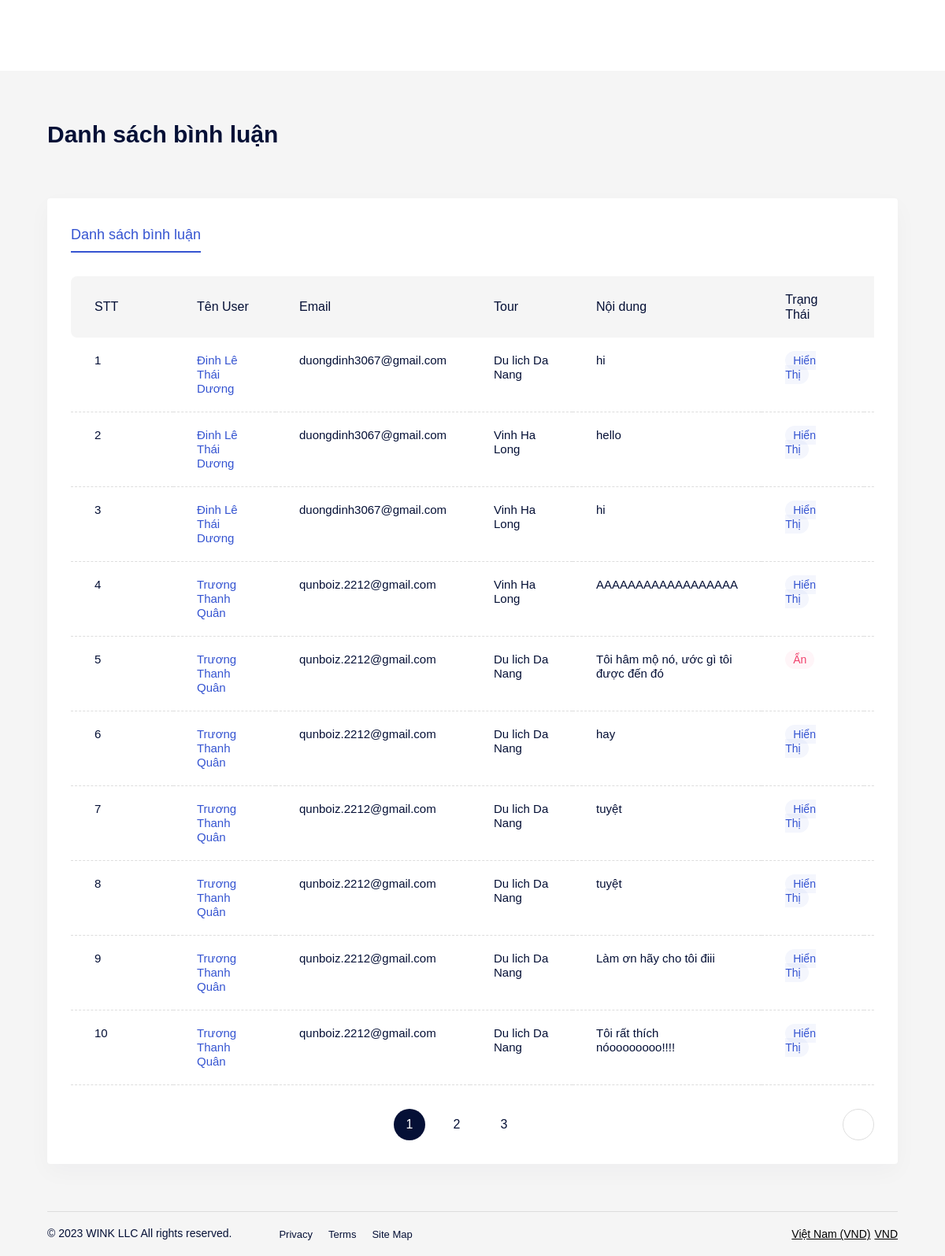
/admin.php?controller=comments (signed in), run on the app's committed database.
### tables this page shows
CREATE TABLE `users` (
  `id` int NOT NULL AUTO_INCREMENT,
  `user_username` varchar(50) DEFAULT NULL,
  `user_password` varchar(100) DEFAULT NULL,
  `user_name` varchar(255) DEFAULT NULL,
  `role_id` int NOT NULL DEFAULT '0',
  `user_avatar` varchar(550) DEFAULT 'author-auto.png',
  `user_email` varchar(255) DEFAULT NULL,
  `user_phone` varchar(20) DEFAULT NULL,
  `user_address` varchar(200) DEFAULT NULL,
  `user_status_id` int DEFAULT '1',
  `user_role` varchar(45) DEFAULT 'Khách Hàng',
  `user_status` varchar(45) DEFAULT 'Hoạt Động',
  PRIMARY KEY (`id`),
  KEY `fk_id_role` (`role_id`)
);

CREATE TABLE `tour` (
  `id` int NOT NULL AUTO_INCREMENT,
  `tour_name` varchar(255) NOT NULL,
  `tour_description` text,
  `tour_introduction` text,
  `tour_journey` varchar(255) NOT NULL,
  `tour_schedule` varchar(255) NOT NULL,
  `tour_start_date` date DEFAULT NULL,
  `tour_end_date` date DEFAULT NULL,
  `tour_price` decimal(10,0) DEFAULT NULL,
  `tour_max_capacity` int DEFAULT NULL,
  `tour_registration` int DEFAULT NULL,
  `tour_vehicle` varchar(255) NOT NULL,
  `tour_starting_point` varchar(255) NOT NULL,
  `tour_location_id` int DEFAULT NULL,
  `tour_image_url` varchar(255) DEFAULT NULL,
  `tour_includes` text,
  `tour_highlights` text,
  `tour_create_date` date DEFAULT NULL,
  `tour_edit_date` datetime DEFAULT NULL,
  `tour_total_view` int DEFAULT '0',
  `tour_location_name` varchar(255) DEFAULT NULL,
  `tour_status` varchar(45) DEFAULT 'Hiển thị',
  `tour_status_id` int DEFAULT '1',
  `tour_star` double DEFAULT NULL,
  `tour_duration` int DEFAULT NULL,
  `tour_number_of_rating` int DEFAULT NULL,
  `url` varchar(2000) DEFAULT NULL,
  `tour_id` varchar(45) DEFAULT NULL,
  PRIMARY KEY (`id`),
  KEY `tour_location_id` (`tour_location_id`)
);

CREATE TABLE `comment` (
  `id` int NOT NULL AUTO_INCREMENT,
  `tour_id` int DEFAULT NULL,
  `user_id` int DEFAULT NULL,
  `comment` text,
  `time` datetime DEFAULT NULL,
  `status_id` int DEFAULT '1',
  `comment_status` varchar(45) DEFAULT 'Hiển Thị',
  PRIMARY KEY (`id`)
);

### admin/controllers/comments/index.php (called while the page is built, shortened)
<?php
require_once('lib/models.php');
$result = get_total('comment');
$total_records = $result;
$current_page = isset($_GET['p']) ? $_GET['p'] : 1;
$limit = 10;
$total_page = ceil($total_records / $limit);
$start = ($current_page - 1) * $limit;
$data = get_all_pag('comment', $start, $limit);
include('admin/views/comment/index.php');

### lib/models.php (called while the page is built, shortened)
<?php
require_once('config/database.php');
function get_a_record($table, $id)
{
    global $conn;
    $id = intval($id);
    $sql = "SELECT * FROM `$table` WHERE id =$id";
    $query = mysqli_query($conn, $sql);
    $data = array();
    if (mysqli_num_rows($query) > 0) {
        while ($row = mysqli_fetch_assoc($query)) {
            $data[] = $row;
        }
    }
    return $data;
}
function get_total($table)
{
    global $conn;
    $sql = "SELECT COUNT(*) as total FROM $table";
    $query = mysqli_query($conn, $sql) or die(mysqli_error($conn));
    $row = mysqli_fetch_assoc($query);
    return $row['total'];
}
function get_all_pag($table, $start, $limit)
{
    $sql = "SELECT * FROM `$table` ORDER BY id DESC LIMIT $start,$limit";
    global $conn;
    $query = mysqli_query($conn, $sql);
    $data = array();
    if (mysqli_num_rows($query) > 0) {
        while ($row = mysqli_fetch_assoc($query)) {
            $data[] = $row;
        }
    }
    return $data;
}

### admin/views/comment/index.php (the view, shortened to what this page needs)
<?php
include('admin/views/shared/header.php');
?>
<div class="dashboard__main">
    <div class="dashboard__content bg-light-2">
        <div class="row y-gap-20 justify-between items-end pb-60 lg:pb-40 md:pb-32">
            <div class="col-auto">
                <h1 class="text-30 lh-14 fw-600">Danh sách bình luận</h1>
            </div>
        </div>
        <div class="py-30 px-30 rounded-4 bg-white shadow-3">
            <div class="tabs -underline-2 js-tabs">
                <div class="tabs__controls row x-gap-40 y-gap-10 lg:x-gap-20 js-tabs-controls">
                    <div class="col-auto">
                        <button
                            class="tabs__button text-18 lg:text-16 text-light-1 fw-500 pb-5 lg:pb-0 js-tabs-button is-tab-el-active"
                            data-tab-target=".-tab-item-1">
                            Danh sách bình luận
                        </button>
                    </div>
                </div>
                <div class="tabs__content pt-30 js-tabs-content">
                    <div class="tabs__pane -tab-item-1 is-tab-el-active">
                        <div class="overflow-scroll scroll-bar-1">
                            <table class="table-4 -border-bottom col-12">
                                <thead class="bg-light-2">
                                    <tr>
                                        <th >STT</th>
                                        <th style="width: 300px">Tên User</th>
                                        <th style="width: 300px" style="width: 300px">Email</th>
                                        <th style="width: 300px" style="width: 300px">Tour</th>
                                        <th style="width: 500px">Nội dung</th>
                                        <th style="width: 300px">Trạng Thái</th>
                                        <th>Hành động</th>
                                    </tr>
                                </thead>
                                <tbody>
                                    <?php
                                    $a = 1;
                                    foreach ($data as $element) {
                                        $u = get_a_record('users', $element['user_id']);
                                        foreach ($u as $b) {
                                            ?>
                                        <tr>
                                            <td>
                                                <?php echo $a; ?>
                                            </td>
                                            <td class="text-blue-1 fw-500">
                                                <?php echo $b['user_name'];
                                                ?>
                                            </td>
                                            <td style="width: 400px"><?php echo $b['user_email'];
                                        }
                                                ?>
                                                    </td>
                                            <td>
                                                <?php $tour = get_a_record('tour', $element['tour_id']);
                                                foreach ($tour as $c) {
                                                    echo $c['tour_name'];
                                                }
                                                ?>
                                            </td>
                                            <td>
                                                <?php echo $element['comment']; ?>
                                            </td>
                                            <td>
                                                <?php if ($element['status_id'] == 3) { ?>
                                                    <span
                                                        class="rounded-100 py-4 px-10 text-center text-14 fw-500 bg-red-3 text-red-2">
                                                        <?php echo $element['comment_status']; ?>
                                                    </span>
                                                <?php }else if ($element['status_id'] == 1) { ?>
                                                        <span
                                                            class="rounded-100 py-4 px-10 text-center text-14 fw-500 bg-blue-1-05 text-blue-1">
                                                        <?php echo $element['comment_status']; ?>
                                                        </span><?php }
                                                        ?>
                                            </td>
                                            <td>
                            <div class="toggle-element -dropdown-2 js-click-dropdown js-actions-<?php echo $a;
                                $a++; ?>-toggle">
                                            </div>
                                        </td>
                                                        </tr>
                                    <?php } ?>
                                </tbody>
                            </table>
                            <div class="pt-30">
            <div class="row justify-between">
              <div class="col-auto">
                                    </div>
                                    <div class="col-auto">
                                        <div class="row x-gap-20 y-gap-20 items-center">
                                            <?php for ($i = 1; $i <= $total_page; $i++) {
                                                if ($i == $current_page) { ?>
                                                    <div class="col-auto">
                                                        <a href="">
                                                            <div class="size-40 flex-center rounded-full bg-dark-1 text-white">
                                                                <?php echo $i ?>
                                                            </div>
                                                        </a>
                                                    </div>
                                                <?php }
                                                else { ?>
                                                    <div class="col-auto">
                                                        <a href="../../../admin.php?controller=comments&acion=index&p=<?php echo $i ?> ">
                                                            <div class="size-40 flex-center rounded-full">
                                                                <?php echo $i ?>
                                                            </div>
                                                        </a>
                                                    </div>
                                                <?php }
                                            } ?>
                                        </div>
                                    </div>
                                    <div class="col-auto">
                                        <a href='../../../admin.php?controller=comments&acion=index&p=<?php echo $current_page + 1 ?> '
                                            class="button -blue-1 size-40 rounded-full border-light">
                                            <i class="icon-chevron-right text-12"></i>
                                        </a>
                                    </div>
                                </div>
                            </div>
                        </div>
                    </div>
                </div>
            </div>
        </div>
        <?php include('admin/views/shared/footer.php') ?>

### data on the page
comment: comment "hi", comment_status "Hiển Thị"
users: user_name "Đinh Lê Thái Dương", user_email "duongdinh3067@gmail.com"
tour: tour_name "Du lich Da Nang"
comment: comment "hello", comment_status "Hiển Thị"
tour: tour_name "Vinh Ha Long"
comment: comment "hi", comment_status "Hiển Thị"
comment: comment "AAAAAAAAAAAAAAAAAA", comment_status "Hiển Thị"
users: user_name "Trương Thanh Quân", user_email "qunboiz.2212@gmail.com"
comment: comment "Tôi hâm mộ nó, ước gì tôi được đến đó", comment_status "Ẩn"
comment: comment "hay", comment_status "Hiển Thị"
comment: comment "tuyệt", comment_status "Hiển Thị"
comment: comment "tuyệt", comment_status "Hiển Thị"
comment: comment "Làm ơn hãy cho tôi điii", comment_status "Hiển Thị"
comment: comment "Tôi rất thích nóoooooooo!!!!", comment_status "Hiển Thị"
